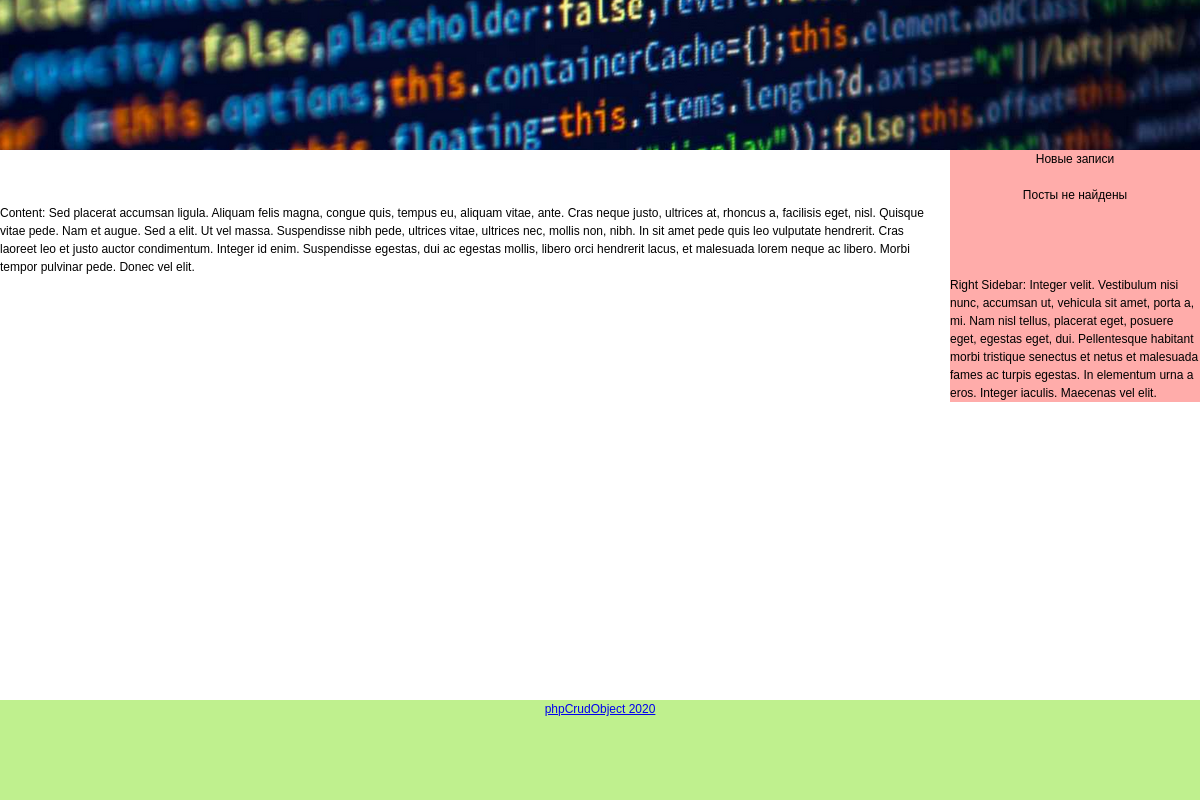
The page /blog.php on the database as committed earlier.
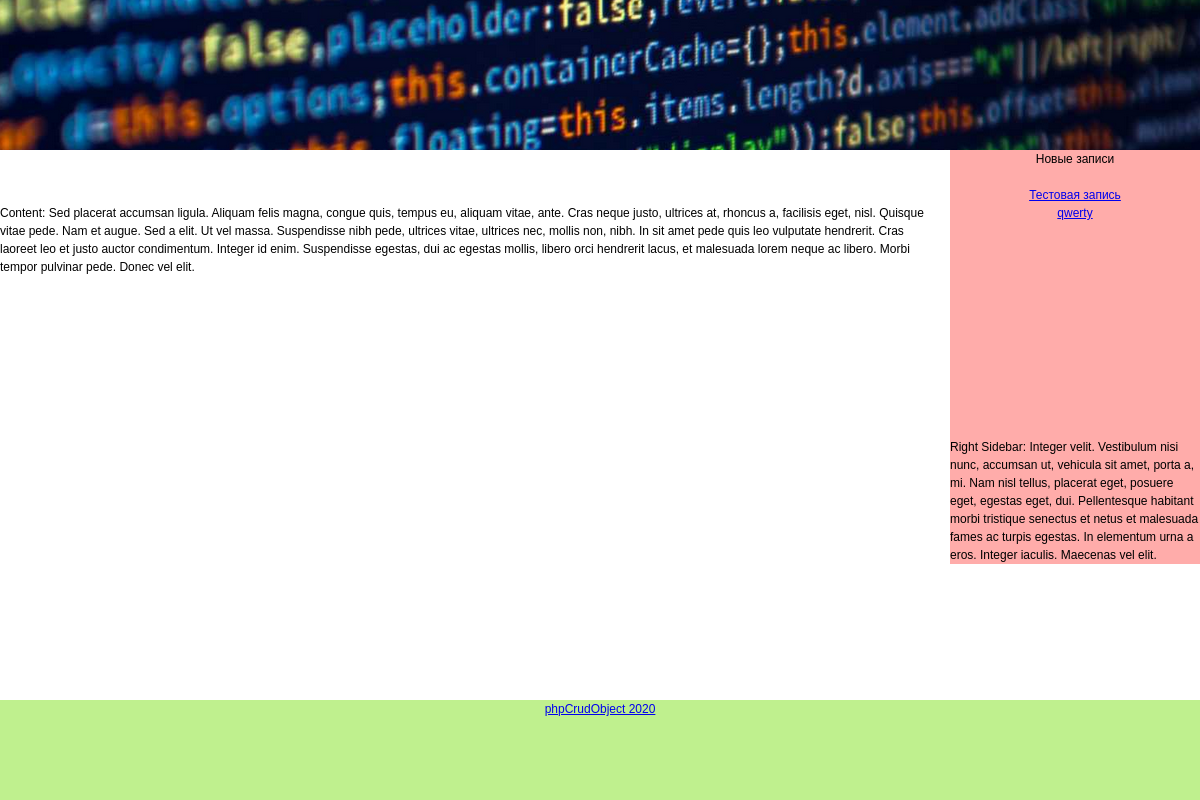
The same page on the database as committed later.
### tables this page shows
CREATE TABLE `posts` (
  `title` varchar(200) NOT NULL,
  `article` text NOT NULL,
  `postname` varchar(100) NOT NULL,
  `id_posts` int(11) NOT NULL,
  `keywords` text,
  `description` text
);

### Models/config.php (called while the page is built, shortened)
<?php
function queryMysql($query) {
    $db_host='localhost';
    $db_name='cdrom';
    $db_login='root';
    $db_pass='vertrigo';
    $connect_mysql_base = new mysqli($db_host, $db_login, $db_pass, $db_name);
    $connect_mysql_base->set_charset("utf8");
    $result = $connect_mysql_base->query($query);
    return $result;
}

### Models/Article.class.php (the view, shortened to what this page needs)
<?php
class Article
{
    public function getsidebarPosts() {
        $resultat = queryMysql("SELECT * FROM posts ORDER BY id_posts");
        if ($resultat->num_rows != 0) {
            for ($c=0; $c<10; $c++) {
                    echo "<tr>";
                    $f = $resultat->fetch_array();
                    echo "<a href='$f[postname]'>$f[postname]</a><br>";
            }
        }
        else {
            echo "<div align='center'>Посты не найдены</div>";
        }
    }
}

Rows that differ between the two databases and show on the page:
added posts: postname "Тестовая запись"
added posts: postname "qwerty"
Other text that changed with them:
text no longer shown: "Посты не найдены"
